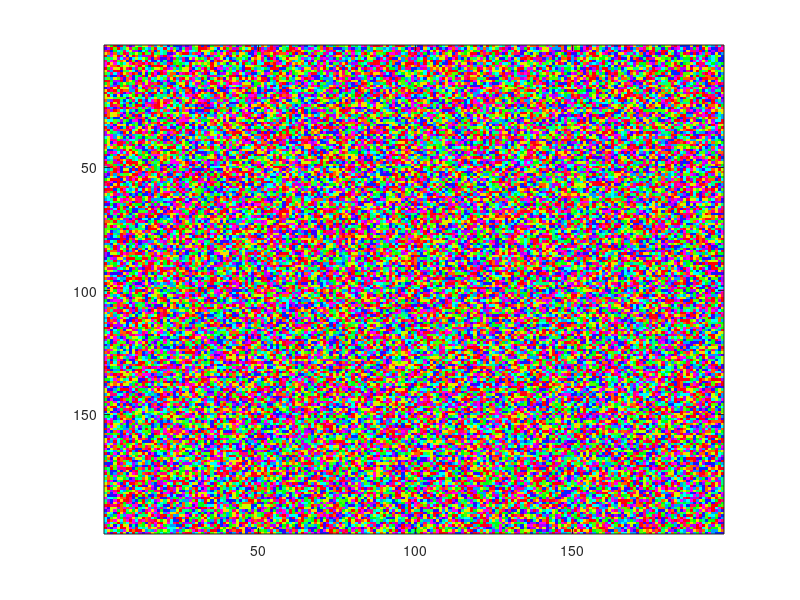

The MATLAB script that drew this image: (Note: this script raises an error after producing the figure.)
clear ; 
 
fig = figure; 
filename = 'CCA.gif'; 
max= 14 ; 
threshold=1 ; 
A=randi(max+1,200)-1 ; 
A(1:200,1)=0 ; 
A(1:200,200)=0 ; 
A(1,1:200)=0; 
A(200,1:200)=0; 
 
 
for time=1:200 
    B=A ; 
     
    for i=2:199 
     
       for j=2:199 
          counter=0 ; 
           
       if (A(i,j)==max) 
           a=0 ; 
       else 
           a=A(i,j)+1 ; 
       end 
       if ( A(i-1,j-1) == a) 
           counter=counter+1;  
       end 
        
       if ( A(i-1,j) == a) 
           counter=counter+1;  
       end 
        
       if ( A(i-1,j+1) == a) 
           counter=counter+1;  
       end 
        
       if ( A(i,j-1) == a) 
           counter=counter+1;  
       end 
        
       if ( A(i,j+1) == a) 
           counter=counter+1;  
       end 
        
       if ( A(i+1,j-1) == a) 
           counter=counter+1;  
       end 
        
       if ( A(i+1,j) == a) 
           counter=counter+1;  
       end 
        
       if ( A(i+1,j+1) == a) 
           counter=counter+1;  
       end 
         
        if (counter>=threshold) 
            B(i,j)=A(i,j)+1 ; 
        end 
        if(B(i,j)>max) 
            B(i,j)=0 ; 
        end 
    end 
     
     
        end 
     
    imagesc(A(2:199,2:199)) ; 
    colormap(hsv) ; 
    pause(0.01) 
     
    A=B ; 
     
      frame = getframe(fig);  
      im = frame2im(frame);  
      [imind,cm] = rgb2ind(im,256);  
      if time == 1  
          imwrite(imind,cm,filename,'gif', 'Loopcount',inf);  
      else  
          imwrite(imind,cm,filename,'gif','WriteMode','append');  
      end  
 
 
end